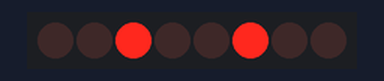
Bench run of a sketch on a simulated Arduino Uno, built with avr-gcc and run on an emulated ATmega328P. Parts: 8 shift-register outputs drawn as a row of LEDs (first output left, lit = HIGH). Wiring (inferred from the names in the program): shift register (74HC595): data pin 8; shift clock pin 10; latch pin 9. Wiring (inferred from the signals the program sends): row of LEDs: on Q0, Q1, Q2, Q3, Q4, Q5, Q6, Q7.

Above: at 0.62 s.
At 1.0 s:
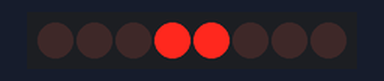
At 2.37 s:
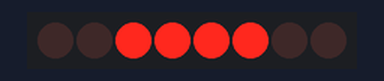
At 4.0 s:
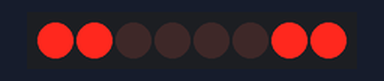
Timing chart, 0 to 4.6 s (numbered marks = the images above):
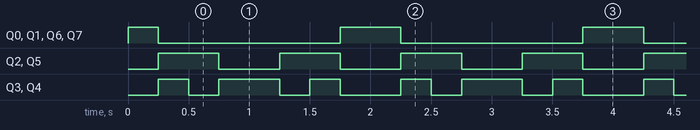

The sketch:

2_dinamich_indik.ino
```cpp
/*
Пример кода, где массив в двоичном виде используется в цикле. Обратите внимание, как выглядит
второй цикл - в нем, в функции shiftOut() четвертый аргумент это разность тройки и i-го элемента.
Изменяя этот аргумент можно добиться более быстрого перемещения бегущего огня.
*/

int dataPin = 8;
int clockPin = 10;
int latchPin = 9;
byte path[4] = {
  0b11000011,
  0b00111100,
  0b00100100,
  0b00011000
};

void setup() {
 pinMode(latchPin, OUTPUT);
 pinMode(clockPin, OUTPUT);
 pinMode(dataPin, OUTPUT);
}

void loop() {
 for (int i = 0; i < 4; i++) {
 digitalWrite(latchPin, LOW);
 shiftOut(dataPin, clockPin, LSBFIRST, path[i]);
 digitalWrite(latchPin, HIGH);
 delay(250);
 }

 for (int i = 0; i < 4; i++) {
 digitalWrite(latchPin, LOW);
 shiftOut(dataPin, clockPin, LSBFIRST, path[3 - i]);
 digitalWrite(latchPin, HIGH);
 delay(250);
 }
}
```

Measured:
- by itself, Q0, Q1, Q6, Q7: repeats every 2.0 s: LOW 1.5 s, HIGH 0.50 s
- by itself, Q2, Q5: alternates HIGH for 0.50 s and LOW for 0.50 s
- by itself, Q3, Q4: repeats every 2.0 s: LOW 0.25 s, HIGH 0.50 s, LOW 0.25 s, HIGH 0.25 s, LOW 0.50 s, HIGH 0.25 s
